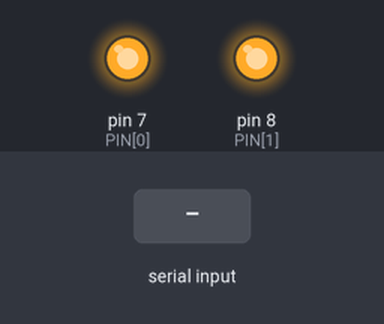
Bench run of a sketch on a simulated Arduino Uno, built with avr-gcc and run on an emulated ATmega328P. Parts: output pins drawn as LEDs (lit = HIGH). The inputs (shaded band) are chosen by the test bench.

Above: at 1.2 s.
1.3 s: "A ,45\n" received over Serial
At 2.1 s:
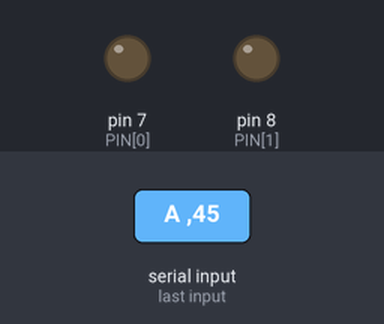
2.8 s: "A 90\n" received over Serial
At 3.2 s:
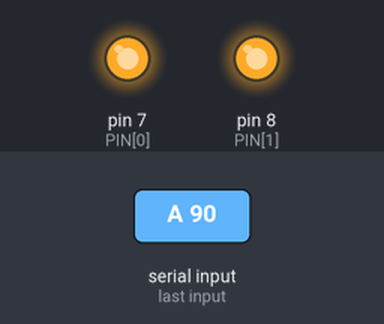
Timing chart, 0 to 5.8 s (numbered marks = the images above; inputs shaded):
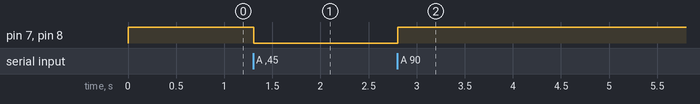

Measured:
- after the input at 1.3 s, pin 7 (PIN[0]), pin 8 (PIN[1]): HIGH → LOW at once
- after the input at 2.8 s, pin 7 (PIN[0]), pin 8 (PIN[1]): LOW → HIGH at once

The sketch:

arduino_pumps.ino
```cpp
// ALCI pump relays on an Arduino Uno. Serial 9600, one command per line:
//   "A 0|1"  relay board active level (0 = HIGH turns the relay on, 1 = LOW turns it on)
//   "P1 <s>" / "P2 <s>"  run pump 1/2 for <s> seconds (0 = stop now)
// Each run stops itself, so a crashed Pi can't leave a pump running.
const byte PIN[2] = {7, 8};
bool activeLow = true;  // this relay board turns on with a LOW pin
unsigned long stopAt[2] = {0, 0};
bool running[2] = {false, false};

void drive(int i, bool on) {
  running[i] = on;
  digitalWrite(PIN[i], on != activeLow ? HIGH : LOW);  // on+high-active or off+low-active -> HIGH
}

void setup() {
  Serial.begin(9600);
  for (int i = 0; i < 2; i++) { pinMode(PIN[i], OUTPUT); drive(i, false); }
}

void loop() {
  if (Serial.available()) {
    String line = Serial.readStringUntil('\n');
    line.trim();
    if (line.startsWith("A ")) {
      activeLow = line.substring(2).toInt() != 0;
      for (int i = 0; i < 2; i++) drive(i, running[i]);
    } else if (line.length() > 3 && line[0] == 'P' && (line[1] == '1' || line[1] == '2')) {
      int i = line[1] - '1';
      long s = line.substring(3).toInt();
      if (s > 0) { stopAt[i] = millis() + (unsigned long)s * 1000UL; drive(i, true); }
      else drive(i, false);
      Serial.println("ok");
    }
  }
  for (int i = 0; i < 2; i++)
    if (running[i] && (long)(millis() - stopAt[i]) >= 0) drive(i, false);
}
```
